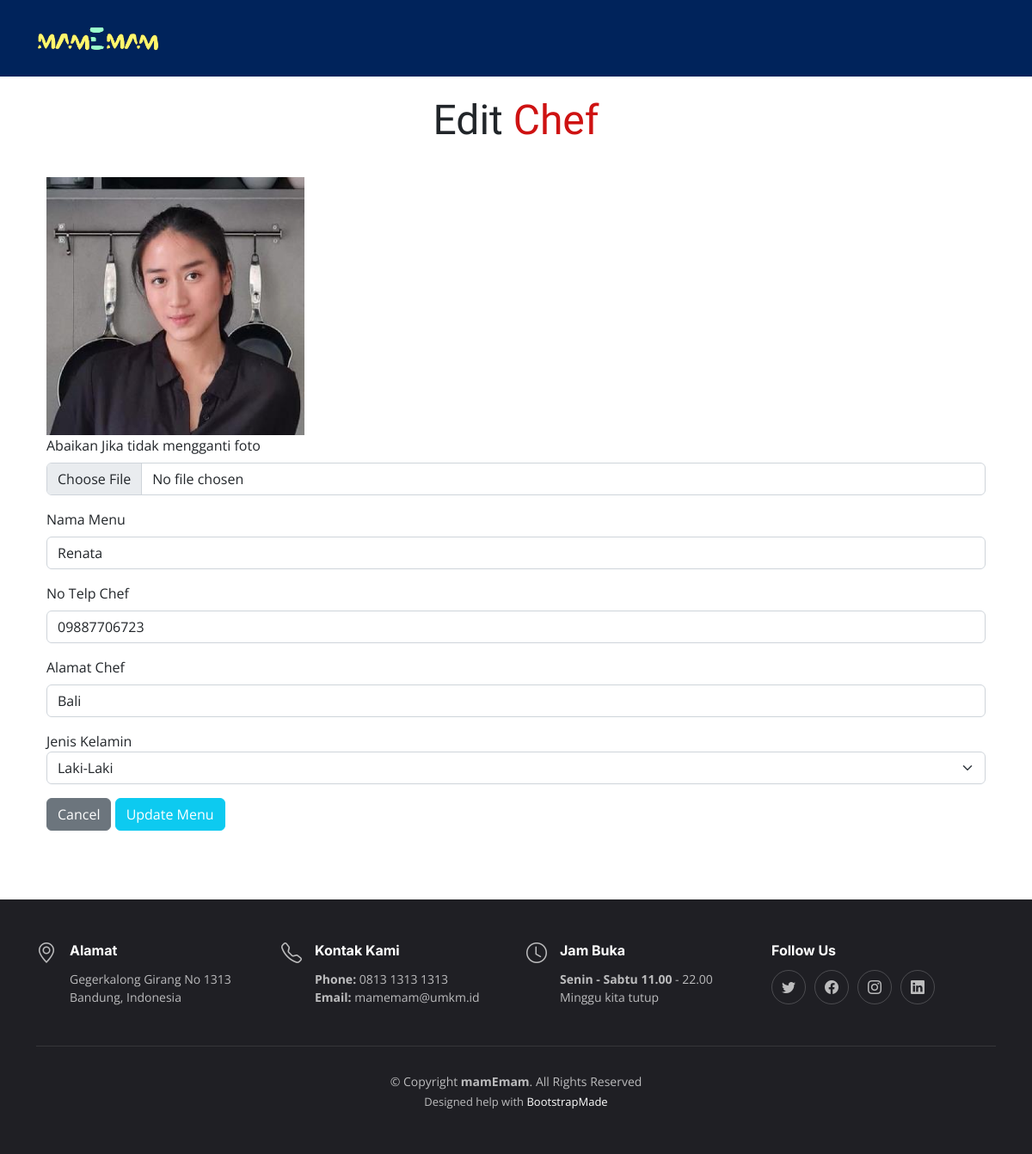
Page /editChef.php?id_chef=1 on the committed database.
### tables this page shows
CREATE TABLE `chef` (
  `id_chef` int(11) NOT NULL,
  `nama_chef` varchar(50) NOT NULL,
  `no_telp_chef` varchar(14) NOT NULL,
  `alamat_chef` varchar(50) NOT NULL,
  `jenis_kelamin_chef` varchar(11) NOT NULL,
  `foto_chef` varchar(100) NOT NULL
);

### function.php (called while the page is built, shortened)
<?php
include('config.php');
function readQuery($table, $id, $find)
{
    global $conn;
    $query = "SELECT * FROM " . $table . " WHERE " . $id . "=" . $find;
    $result = mysqli_query($conn, $query);
    return $result;
}
?>

### editChef.php (the view, shortened to what this page needs)
<?php
include("function.php");
if (isset($_GET['id_chef'])) {
  $id = ($_GET["id_chef"]);
  $result = readQuery('chef', 'id_chef', $id);
  $data = mysqli_fetch_assoc($result);
} else {
  echo "<script>alert('Masukkan data id.');window.location='admin.php';</script>";
}
?>
<!DOCTYPE html>
<html lang="en">
<head>
  <link href="assets/vendor/bootstrap/css/bootstrap.min.css" rel="stylesheet">
  <link href="assets/vendor/bootstrap-icons/bootstrap-icons.css" rel="stylesheet">
  <link href="assets/vendor/aos/aos.css" rel="stylesheet">
  <link href="assets/vendor/glightbox/css/glightbox.min.css" rel="stylesheet">
  <link href="assets/vendor/swiper/swiper-bundle.min.css" rel="stylesheet">
  <link href="assets/css/main.css" rel="stylesheet">
</head>
<body>
  <header id="header" class="header fixed-top d-flex align-items-center" style="background-color: #00235B">
    <div class="container d-flex align-items-center justify-content-between">
      <a href="index.php" class="logo d-flex align-items-center me-auto me-lg-0">
        <img src="assets/img/logo.png" alt="">
      </a>
    </div>
  </header>
  <main id="main">
    <section id="edit-menu" class="about">
      <div class="container" data-aos="fade-up">
        <div class="section-header">
          <br>
          <p>Edit<span> Chef </span></p>
        </div>
        <div class="gradient-custom-1 h-100">
          <div class="mask d-flex align-items-center h-100">
            <div class="container">
              <form action="#" method="POST" id="form-add" enctype="multipart/form-data">
                <div class="mb-3">
                  <img src="assets/img/<?= $data['foto_chef'] ?>" alt="" width="300" height="300">
                  <br>
                  <label for="foto_chef" class="form-label">Abaikan Jika tidak mengganti foto</label>
                  <input class="form-control" type="file" id="foto_chef" name="foto_chef">
                </div>
                <div class="mb-3">
                  <label for="nama_chef" class="form-label">Nama Menu</label>
                  <input type="text" class="form-control" id="nama_chef" name="nama_chef"
                    value="<?= $data['nama_chef'] ?>" required>
                </div>
                <div class="mb-3">
                  <label for="no_telp_chef" class="form-label">No Telp Chef</label>
                  <input type="text" class="form-control" id="no_telp_chef" name="no_telp_chef"
                    value="<?= $data['no_telp_chef'] ?>" required>
                </div>
                <div class="mb-3">
                  <label for="alamat_chef" class="form-label">Alamat Chef</label>
                  <input type="text" class="form-control" id="alamat_chef" name="alamat_chef"
                    value="<?= $data['alamat_chef'] ?>" required>
                </div>
                <div class="mb-3">
                  <label for="jenis_kelamin_chef">Jenis Kelamin</label>
                  <select class="form-select" aria-label="Category" id="jenis_kelamin_chef" name="jenis_kelamin_chef"
                    required>
                    <option value="L">Laki-Laki</option>
                  </select>
                </div>
                <a href="admin.php"><button type="button" class="btn btn-secondary"
                    data-bs-dismiss="modal">Cancel</button></a>
                <button type="submit" class="btn btn-info text-white" name="edit-chef" id="edit-chef"
                  form="form-add">Update Menu</button>
              </form>
            </div>
          </div>
        </div>
      </div>
    </section>
  </main>
  <footer id="footer" class="footer">
    <div class="container">
      <div class="row gy-3">
        <div class="col-lg-3 col-md-6 d-flex">
          <i class="bi bi-geo-alt icon"></i>
          <div>
            <h4>Alamat</h4>
            <p>
              Gegerkalong Girang No 1313 <br>
              Bandung, Indonesia<br>
            </p>
          </div>
        </div>
        <div class="col-lg-3 col-md-6 footer-links d-flex">
          <i class="bi bi-telephone icon"></i>
          <div>
            <h4>Kontak Kami</h4>
            <p>
              <strong>Phone:</strong> 0813 1313 1313<br>
              <strong>Email:</strong> mamemam@umkm.id<br>
            </p>
          </div>
        </div>
        <div class="col-lg-3 col-md-6 footer-links d-flex">
          <i class="bi bi-clock icon"></i>
          <div>
            <h4>Jam Buka</h4>
            <p>
              <strong>Senin - Sabtu 11.00</strong> - 22.00<br>
              Minggu kita tutup
            </p>
          </div>
        </div>
        <div class="col-lg-3 col-md-6 footer-links">
          <h4>Follow Us</h4>
          <div class="social-links d-flex">
            <a href="https://twitter.com/PiTheciasss" class="twitter"><i class="bi bi-twitter"></i></a>
            <a href="https://www.facebook.com/rafiarsalan.rafiarsalan/" class="facebook"><i
                class="bi bi-facebook"></i></a>
            <a href="https://www.instagram.com/raparsalan/" class="instagram"><i class="bi bi-instagram"></i></a>
            <a href="https://www.linkedin.com/in/raparsalan/" class="linkedin"><i class="bi bi-linkedin"></i></a>
          </div>
        </div>
      </div>
    </div>
    <div class="container">
      <div class="copyright">
        &copy; Copyright <strong><span>mamEmam</span></strong>. All Rights Reserved
      </div>
      <div class="credits">Designed help with <a href="https://bootstrapmade.com/">BootstrapMade</a>
      </div>
    </div>
  </footer>
</body>
</html>

### assets/css/main.css (style rules this page uses)
:root { --font-default: "Open Sans", system-ui, -apple-system, "Segoe UI", Roboto, "Helvetica Neue", Arial, "Noto Sans", "Liberation Sans", sans-serif, "Apple Color Emoji", "Segoe UI Emoji", "Segoe UI Symbol", "Noto Color Emoji"; --font-primary: "Amatic SC", sans-serif; --font-secondary: "Inter", sans-serif; }
:root { --color-default: #212529; --color-primary: #ce1212; --color-secondary: #37373f; }
:root { scroll-behavior: smooth; }
body { font-family: var(--font-default); color: var(--color-default); }
a { color: var(--color-primary); text-decoration: none; }
h1, h2, h3, h4, h5, h6 { font-family: var(--font-secondary); }
section { overflow: hidden; padding: 80px 0; }
.section-header { text-align: center; padding-bottom: 30px; }
.section-header p { margin: 0; font-size: 48px; font-weight: 400; font-family: var(--font-primary); }
.section-header p span { color: var(--color-primary); }
.header { background: #fff; transition: all 0.5s; z-index: 997; height: 90px; border-bottom: 1px solid #fff; }
.header .logo img { max-height: 40px; margin-right: 6px; }
section { scroll-margin-top: 90px; }
.footer { font-size: 14px; background-color: #1f1f24; padding: 50px 0; color: rgba(255, 255, 255, 0.7); }
.footer .icon { margin-right: 15px; font-size: 24px; line-height: 0; }
.footer h4 { font-size: 16px; font-weight: bold; position: relative; padding-bottom: 5px; color: #fff; }
.footer .footer-links { margin-bottom: 30px; }
.footer .social-links a { display: flex; align-items: center; justify-content: center; width: 40px; height: 40px; border-radius: 50%; border: 1px solid rgba(255, 255, 255, 0.2); font-size: 16px; color: rgba(255, 255, 255, 0.7); margin-right: 10px; transition: 0.3s; }
.footer .copyright { text-align: center; padding-top: 30px; border-top: 1px solid rgba(255, 255, 255, 0.1); }
.footer .credits { padding-top: 4px; text-align: center; font-size: 13px; }
.footer .credits a { color: #fff; }

### rows in the picture
chef: foto_chef (picture), nama_chef "Renata", no_telp_chef "09887706723", alamat_chef "Bali"
